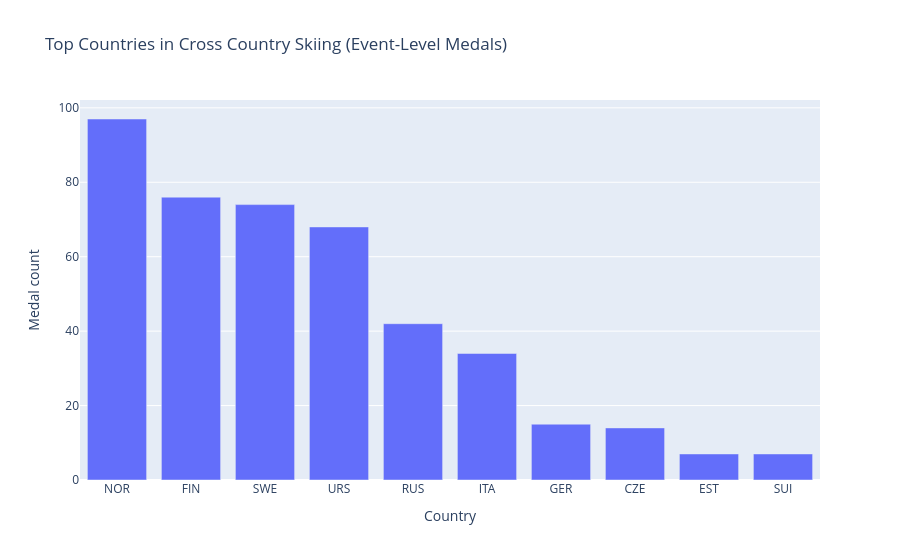

This figure's notebook cell:
### Markdown cell above
### Cross-country skiing

### Code cell
xc_ski_medals = (
    event_medals[event_medals["Sport"] == "Cross Country Skiing"]
    .groupby("NOC_folded")["Medal"]
    .count()
    .sort_values(ascending=False)
    .head(10)
    .reset_index()
)

fig_ski = px.bar(
    xc_ski_medals,
    x="NOC_folded",
    y="Medal",
    title="Top Countries in Cross Country Skiing (Event-Level Medals)",
)
fig_ski.update_layout(
    xaxis_title="Country",
    yaxis_title="Medal count"
)
fig_ski.show()

### Figure 1 — Plotly figure (JSON) as saved in the notebook; plotly's stock layout.template omitted (floating-point values rounded to 4 significant figures)
{"data": [{"hovertemplate": "NOC_folded=%{x}<br>Medal=%{y}<extra></extra>", "legendgroup": "", "marker": {"color": "#636efa", "pattern": {"shape": ""}}, "name": "", "orientation": "v", "showlegend": false, "textposition": "auto", "type": "bar", "x": ["NOR", "FIN", "SWE", "URS", "RUS", "ITA", "GER", "CZE", "EST", "SUI"], "xaxis": "x", "y": [97, 76, 74, 68, 42, 34, 15, 14, 7, 7], "yaxis": "y"}], "layout": {"barmode": "relative", "legend": {"tracegroupgap": 0}, "title": {"text": "Top Countries in Cross Country Skiing (Event-Level Medals)"}, "xaxis": {"anchor": "y", "domain": [0, 1], "title": {"text": "Country"}}, "yaxis": {"anchor": "x", "domain": [0, 1], "title": {"text": "Medal count"}}}}
